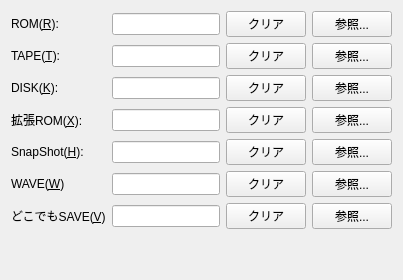
     <widget class="QWidget" name="tabFolder">
      <attribute name="title">
       <string>フォルダ(&amp;L)</string>
      </attribute>
      <layout class="QGridLayout" name="gridLayout_12">
       <item row="9" column="0">
        <spacer name="verticalSpacer_13">
         <property name="orientation">
          <enum>Qt::Vertical</enum>
         </property>
         <property name="sizeHint" stdset="0">
          <size>
           <width>20</width>
           <height>40</height>
          </size>
         </property>
        </spacer>
       </item>
       <item row="4" column="0">
        <widget class="QLabel" name="label_53">
         <property name="text">
          <string>拡張ROM(&amp;X):</string>
         </property>
         <property name="buddy">
          <cstring>lineEditFolderExtRom</cstring>
         </property>
        </widget>
       </item>
       <item row="4" column="1">
        <widget class="QLineEdit" name="lineEditFolderExtRom"/>
       </item>
       <item row="0" column="2">
        <widget class="QPushButton" name="pushButtonClearFolderRom">
         <property name="text">
          <string>クリア</string>
         </property>
        </widget>
       </item>
       <item row="1" column="2">
        <widget class="QPushButton" name="pushButtonClearFolderTape">
         <property name="text">
          <string>クリア</string>
         </property>
        </widget>
       </item>
       <item row="2" column="2">
        <widget class="QPushButton" name="pushButtonClearFolderDisk">
         <property name="text">
          <string>クリア</string>
         </property>
        </widget>
       </item>
       <item row="4" column="2">
        <widget class="QPushButton" name="pushButtonClearFolderExtRom">
         <property name="text">
          <string>クリア</string>
         </property>
        </widget>
       </item>
       <item row="6" column="2">
        <widget class="QPushButton" name="pushButtonClearFolderImg">
         <property name="text">
          <string>クリア</string>
         </property>
        </widget>
       </item>
       <item row="7" column="2">
        <widget class="QPushButton" name="pushButtonClearFolderWave">
         <property name="text">
          <string>クリア</string>
         </property>
        </widget>
       </item>
       <item row="8" column="0">
        <widget class="QLabel" name="label_100">
         <property name="text">
          <string>どこでもSAVE(&amp;V)</string>
         </property>
         <property name="buddy">
          <cstring>lineEditFolderDokoSave</cstring>
         </property>
        </widget>
       </item>
       <item row="0" column="1">
        <widget class="QLineEdit" name="lineEditFolderRom"/>
       </item>
       <item row="0" column="3">
        <widget class="QPushButton" name="pushButtonRefFolderRom">
         <property name="text">
          <string>参照...</string>
         </property>
        </widget>
       </item>
       <item row="1" column="0">
        <widget class="QLabel" name="label_51">
         <property name="text">
          <string>TAPE(&amp;T):</string>
         </property>
         <property name="buddy">
          <cstring>lineEditFolderTape</cstring>
         </property>
        </widget>
       </item>
       <item row="1" column="1">
        <widget class="QLineEdit" name="lineEditFolderTape"/>
       </item>
       <item row="2" column="1">
        <widget class="QLineEdit" name="lineEditFolderDisk"/>
       </item>
       <item row="1" column="3">
        <widget class="QPushButton" name="pushButtonRefFolderTape">
         <property name="text">
          <string>参照...</string>
         </property>
        </widget>
       </item>
       <item row="2" column="0">
        <widget class="QLabel" name="label_48">
         <property name="text">
          <string>DISK(&amp;K):</string>
         </property>
         <property name="buddy">
          <cstring>lineEditFolderDisk</cstring>
         </property>
        </widget>
       </item>
       <item row="2" column="3">
        <widget class="QPushButton" name="pushButtonRefFolderDisk">
         <property name="text">
          <string>参照...</string>
         </property>
        </widget>
       </item>
       <item row="6" column="0">
        <widget class="QLabel" name="label_52">
         <property name="text">
          <string>SnapShot(&amp;H):</string>
         </property>
         <property name="buddy">
          <cstring>lineEditFolderImg</cstring>
         </property>
        </widget>
       </item>
       <item row="6" column="1">
        <widget class="QLineEdit" name="lineEditFolderImg"/>
       </item>
       <item row="6" column="3">
        <widget class="QPushButton" name="pushButtonRefFolderImg">
         <property name="text">
          <string>参照...</string>
         </property>
        </widget>
       </item>
       <item row="7" column="0">
        <widget class="QLabel" name="label_49">
         <property name="text">
          <string>WAVE(&amp;W)</string>
         </property>
         <property name="buddy">
          <cstring>lineEditFolderWave</cstring>
         </property>
        </widget>
       </item>
       <item row="7" column="1">
        <widget class="QLineEdit" name="lineEditFolderWave"/>
       </item>
       <item row="7" column="3">
        <widget class="QPushButton" name="pushButtonRefFolderWave">
         <property name="text">
          <string>参照...</string>
         </property>
        </widget>
       </item>
       <item row="4" column="3">
        <widget class="QPushButton" name="pushButtonRefFolderExtRom">
         <property name="text">
          <string>参照...</string>
         </property>
        </widget>
       </item>
       <item row="0" column="0">
        <widget class="QLabel" name="label_50">
         <property name="text">
          <string>ROM(&amp;R):</string>
         </property>
         <property name="buddy">
          <cstring>lineEditFolderRom</cstring>
         </property>
        </widget>
       </item>
       <item row="8" column="2">
        <widget class="QPushButton" name="pushButtonClearFolderDokoSave">
         <property name="text">
          <string>クリア</string>
         </property>
        </widget>
       </item>
       <item row="8" column="1">
        <widget class="QLineEdit" name="lineEditFolderDokoSave"/>
       </item>
       <item row="8" column="3">
        <widget class="QPushButton" name="pushButtonRefFolderDokoSave">
         <property name="text">
          <string>参照...</string>
         </property>
        </widget>
       </item>
      </layout>
     </widget>
